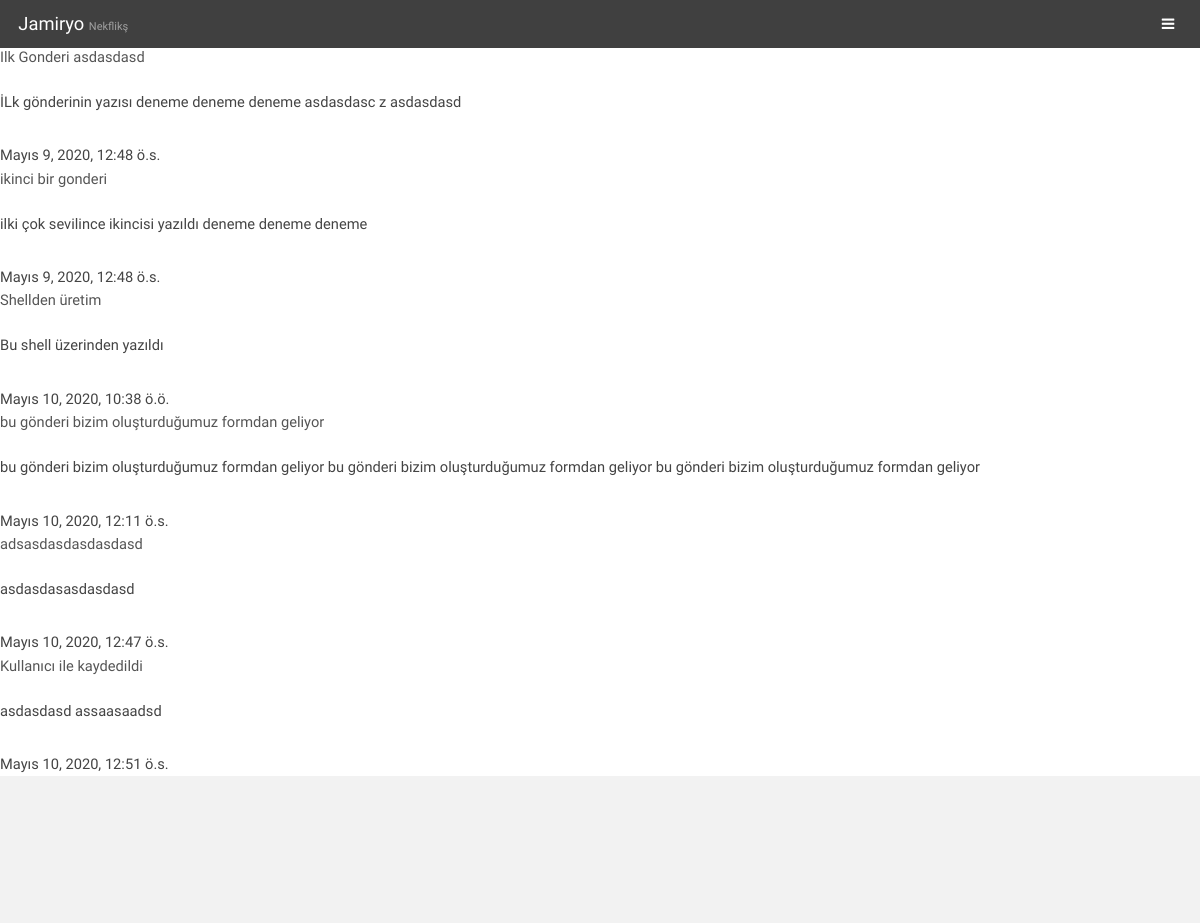
Page /blog/ (signed in) on the committed database.
### Blog/models.py (models this page shows, shortened)
class BlogGonderi(models.Model):
    yazar = models.ForeignKey("auth.User",on_delete=models.CASCADE)
    baslik = models.CharField(max_length=200)
    yazi = models.TextField()
    eposta = models.EmailField()
    olusturma_zamani = models.DateTimeField(default=timezone.now)
    yayim_zamani = models.DateTimeField(blank=True,null=True)

### Blog/views.py (the view)
# urls.py: path('',views.gonderi_list,name="listgonderi"),
def gonderi_list(request):
    gonderiler = BlogGonderi.objects.filter(yazar=request.user)
    return render(request,'Blog/gonderilist.html',{"gonderiler":gonderiler})

### Templates/Blog/gonderilist.html (shortened to what this page needs)
{% extends '../generic.html' %}
{% block icerik %}
{% for gonderi in gonderiler %}
    <h1> {{gonderi.baslik}} </h1>
    <p> {{gonderi.yazi}} </p>
{{ gonderi.olusturma_zamani }}
{% endfor %}
{% endblock icerik %}

### static/assets/css/main.css (style rules this page uses)
html, body, div, span, applet, object, iframe, h1, h2, h3, h4, h5, h6, p, blockquote, pre, a, abbr, acronym, address, big, cite, code, del, dfn, em, img, ins, kbd, q, s, samp, small, strike, strong, sub, sup, tt, var, b, u, i, center, dl, dt, dd, ol, ul, li, fieldset, form, label, legend, table, caption, tbody, tfoot, thead, tr, th, td, article, aside, canvas, details, embed, figure, figcaption, footer, header, hgroup, menu, nav, output, ruby, section, summary, time, mark, audio, video { margin: 0; padding: 0; border: 0; font-size: 100%; font: inherit; vertical-align: baseline; }
body { line-height: 1; }
body { -webkit-text-size-adjust: none; }
*, *:before, *:after { -moz-box-sizing: border-box; -webkit-box-sizing: border-box; box-sizing: border-box; }
body { -ms-overflow-style: scrollbar; }
body { background: #fff; }
html { font-size: 13pt; }
@media screen and (max-width: 1680px) { html { font-size: 11pt; } }
@media screen and (max-width: 1280px) { html { font-size: 11pt; } }
body { background-color: #fff; color: #444; }
body, input, select, textarea { font-family: "Taviraj", serif; font-weight: 300; font-size: 1rem; line-height: 1.65; }
p { margin: 0 0 2rem 0; }
h1, h2, h3, h4, h5, h6 { font-weight: 400; line-height: 1.5; margin: 0 0 1.5rem 0; }
h1, h2, h3, h4, h5, h6 { color: #555; }
body.subpage { padding-top: 3.125em; }

### rows in the picture
BlogGonderi: baslik "Ilk Gonderi asdasdasd", yazi "İLk gönderinin yazısı deneme deneme deneme asdasdasc z asdasdasd", olusturma_zamani "Mayıs 9, 2020, 12:48 ö.s."
BlogGonderi: baslik "ikinci bir gonderi", yazi "ilki çok sevilince ikincisi yazıldı deneme deneme deneme", olusturma_zamani "Mayıs 9, 2020, 12:48 ö.s."
BlogGonderi: baslik "Shellden üretim", yazi "Bu shell üzerinden yazıldı", olusturma_zamani "Mayıs 10, 2020, 10:38 ö.ö."
BlogGonderi: baslik "bu gönderi bizim oluşturduğumuz formdan geliyor", yazi "bu gönderi bizim oluşturduğumuz formdan geliyor bu gönderi bizim oluşturduğumuz formdan geliyor bu gönderi bizim oluşturduğumuz formdan geliyor", olusturma_zamani "Mayıs 10, 2020, 12:11 ö.s."
BlogGonderi: baslik "adsasdasdasdasdasd", yazi "asdasdasasdasdasd", olusturma_zamani "Mayıs 10, 2020, 12:47 ö.s."
BlogGonderi: baslik "Kullanıcı ile kaydedildi", yazi "asdasdasd assaasaadsd", olusturma_zamani "Mayıs 10, 2020, 12:51 ö.s."
